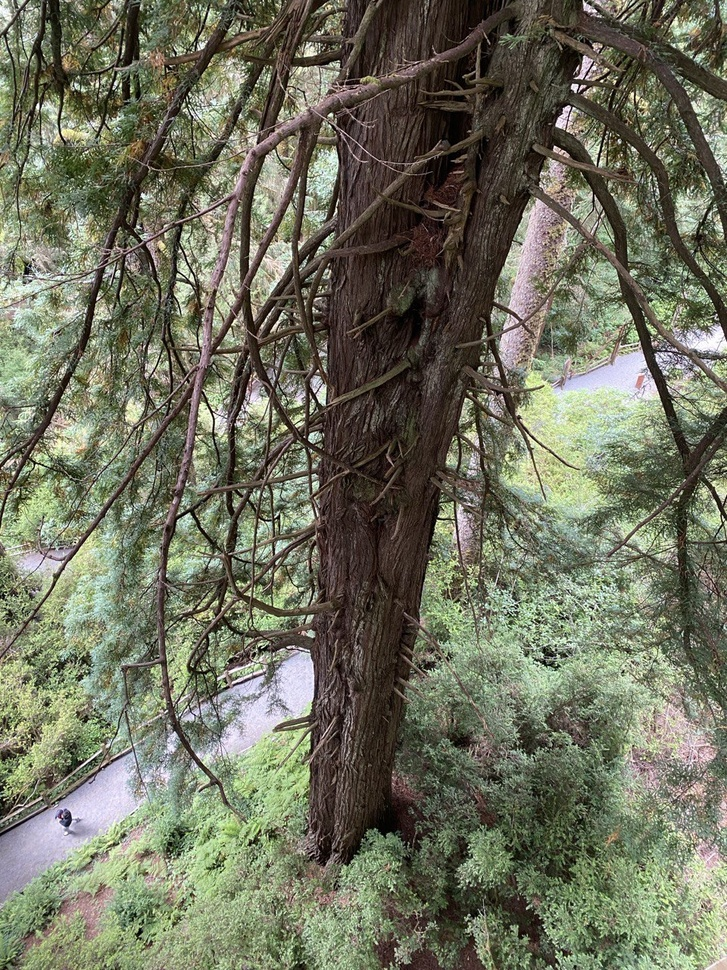
#> input picture Image_brown/image_gr1.jpg, 727 x 970 px, shrunk from 960 x 1280 before the run, found by its file name
$ python brown_trackbar.py
#> lines starting #> are read from the running program, lines starting #| are printed output that depends on the picture; after the words box and inside, x2 and y2 are one past the last pixel; in counts of white or black regions, pixels touching at a corner belong together
import cv2
import numpy as np

def enhance_brown_in_forest(image_path):
    # Load the image
#> called with image_path = 'C:\\vishnu\\image\\image_gr1.jpg'
    image = cv2.imread(image_path)
#> image is the input picture: shape (970, 727, 3); mean B, G, R 93.9, 113, 111
    hsv_image = cv2.cvtColor(image, cv2.COLOR_BGR2HSV)
#> hsv_image: shape (970, 727, 3); mean H, S, V 37, 68.8, 117.8

    # Define the range for brown color (Adjust if necessary)
    lower_brown = np.array([10, 30, 30])
    upper_brown = np.array([25, 255, 200])

    # Create a mask for the brown color
    brown_mask = cv2.inRange(hsv_image, lower_brown, upper_brown)
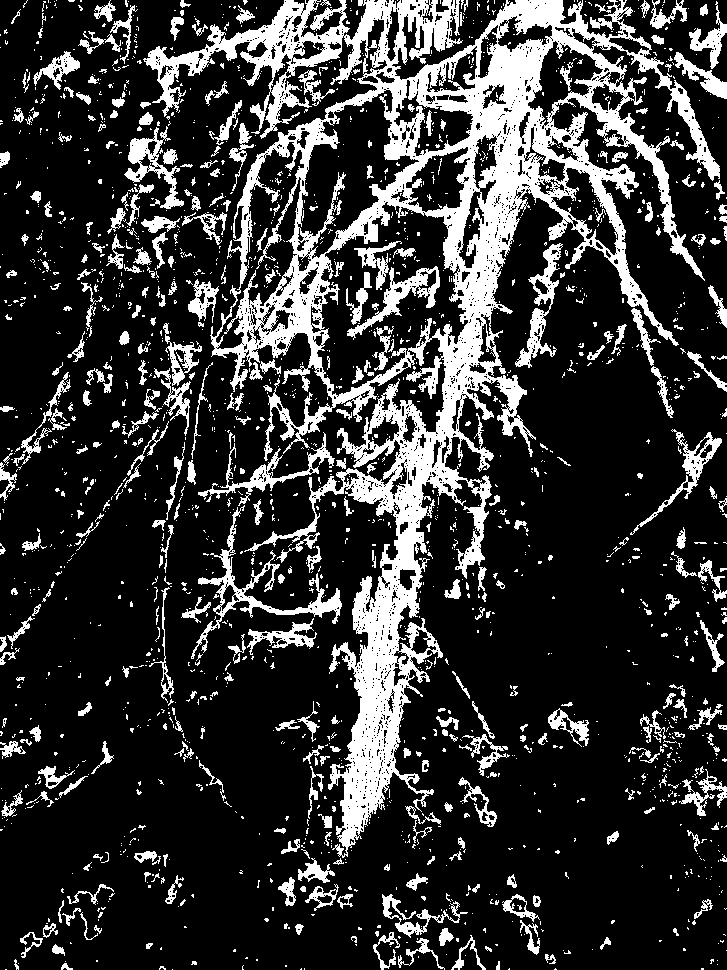
#> brown_mask: shape (970, 727); 20.7% white; 1972 white regions (1587 under 20 px), largest, box (x1, y1, x2, y2) and area: (143, 0, 720, 858) 90530, (191, 505, 342, 659) 2580, (515, 243, 563, 368) 1559

    # Extract the brown areas from the original image
    brown_area = cv2.bitwise_and(hsv_image, hsv_image, mask=brown_mask)
#> brown_area: shape (970, 727, 3); mean H, S, V 3.4, 17.1, 16.3
#> slider 'Saturation' is set to 85
#> slider 'Brightness' is set to 85

    def update_image(x):
        # Get current positions of trackbars
#> called with x = 0
        saturation_value = cv2.getTrackbarPos('Saturation', 'Enhanced Brown Image')
        brightness_value = cv2.getTrackbarPos('Brightness', 'Enhanced Brown Image')

        # Increase saturation and brightness of the brown areas
        hue, saturation, value = cv2.split(brown_area)
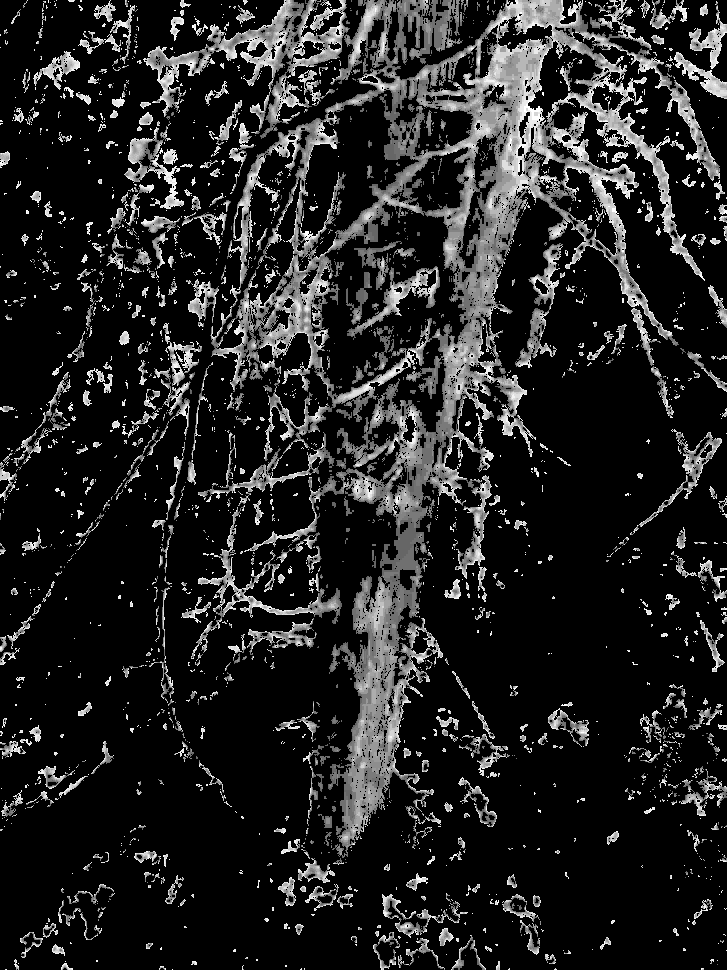
#> hue: shape (970, 727); min 0, max 25, mean 3.4; drawn with min black and max white
        saturation = cv2.add(saturation, saturation_value)  # Increase saturation
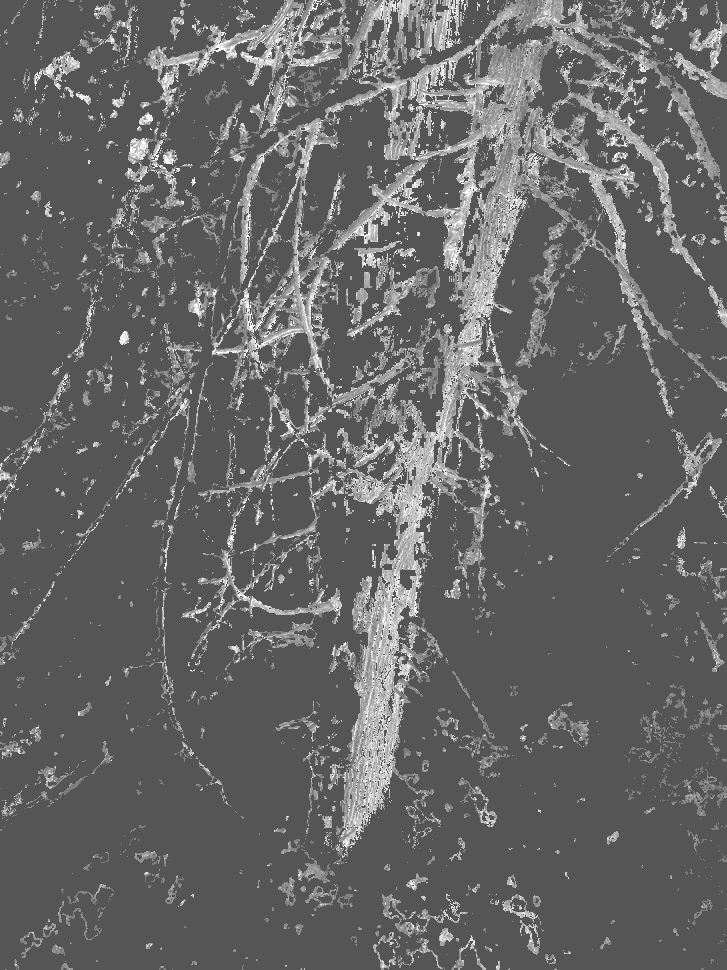
#> saturation: shape (970, 727); min 85, max 255, mean 102
        value = cv2.add(value, brightness_value)  # Increase brightness
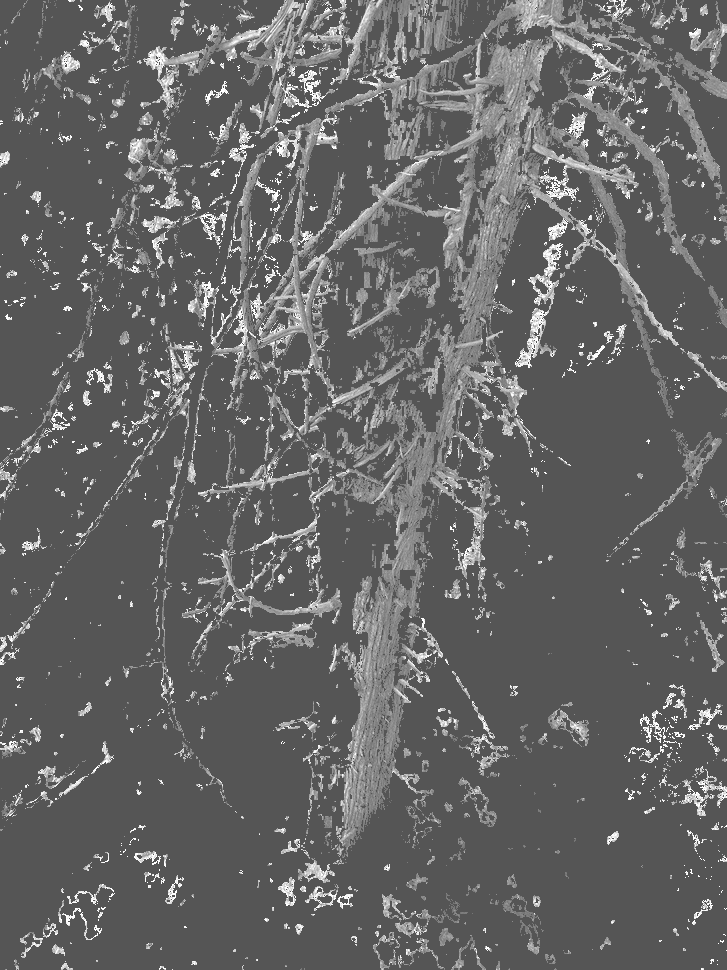
#> value: shape (970, 727); min 85, max 255, mean 101.2

        # Merge the channels back
        enhanced_brown = cv2.merge([hue, saturation, value])
#> enhanced_brown: shape (970, 727, 3); mean H, S, V 3.4, 102, 101.2

        # Convert back to BGR color space
        enhanced_image = cv2.cvtColor(enhanced_brown, cv2.COLOR_HSV2BGR)
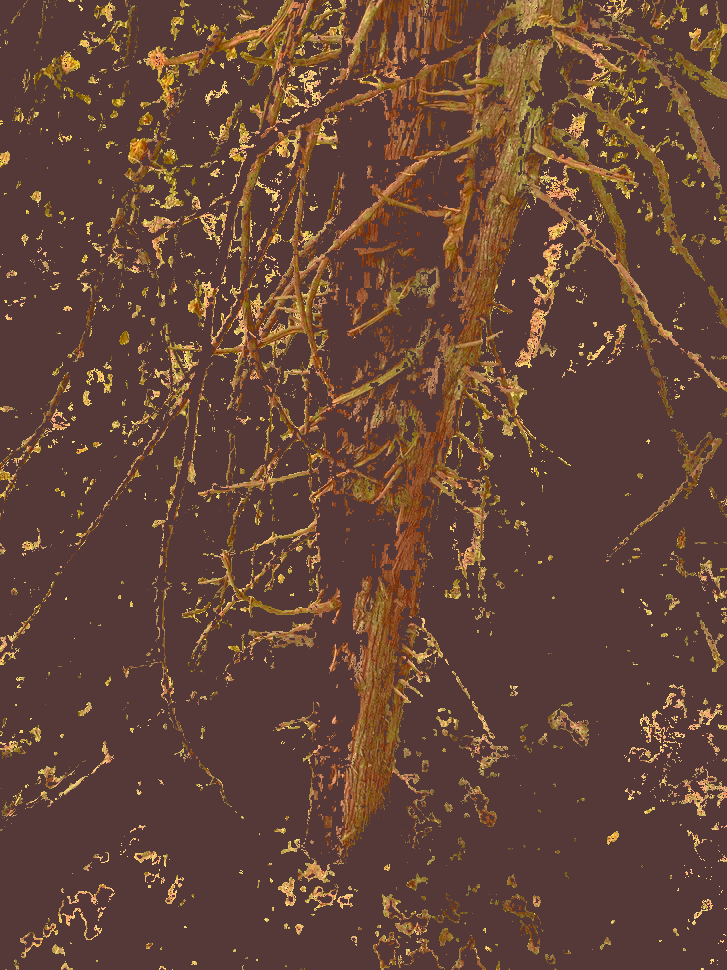
#> enhanced_image: shape (970, 727, 3); mean B, G, R 56.7, 68.6, 101.2

        # Blend the enhanced brown with the original image
        final_image = cv2.addWeighted(image, 0.5, enhanced_image, 0.5, 0)
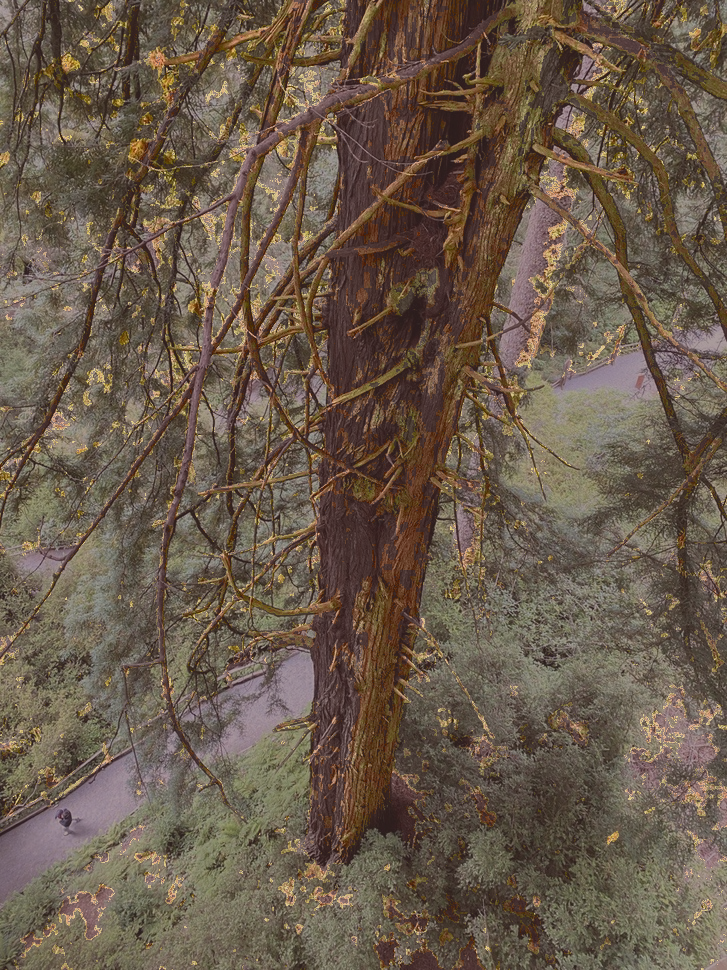
#> final_image: shape (970, 727, 3); mean B, G, R 75.3, 90.8, 106.1

        # Display the final image
        cv2.imshow('Enhanced Brown Image', final_image)

    # Create a window to display the image
    cv2.namedWindow('Enhanced Brown Image')

    # Create trackbars for adjusting saturation and brightness
    cv2.createTrackbar('Saturation', 'Enhanced Brown Image', 0, 255, update_image)
    cv2.createTrackbar('Brightness', 'Enhanced Brown Image', 0, 255, update_image)

    # Call the update_image function once to display the initial image
    update_image(0)

    # Wait until the user presses a key to exit
    cv2.waitKey(0)
    cv2.destroyAllWindows()

# Specify the paths for your images
image_path1 = r'C:\vishnu\image\image_gr1.jpg'

# Enhance and show the brown color in both images
enhance_brown_in_forest(image_path1)

$ run again, with Image_brown/image_gr2.jpg copied over Image_brown/image_gr1.jpg
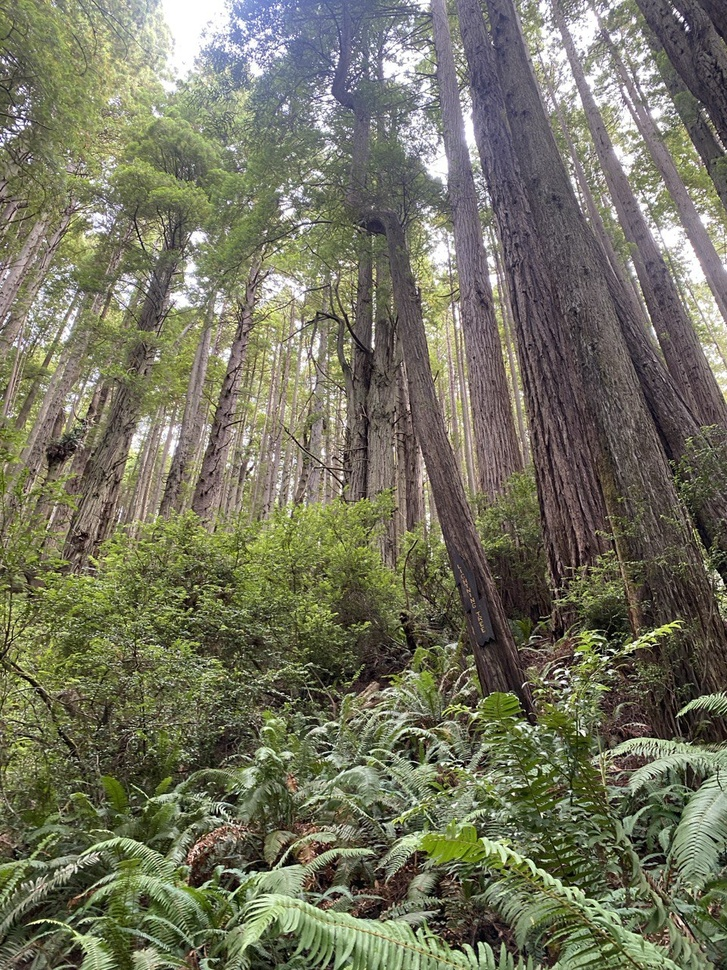
#> input picture Image_brown/image_gr2.jpg, 727 x 970 px, shrunk from 960 x 1280 before the run, found by its file name
#> in enhance_brown_in_forest, image is the input picture: shape (970, 727, 3); mean B, G, R 95.2, 115, 114.8
#> hsv_image: shape (970, 727, 3); mean H, S, V 50.3, 67.2, 120.1
#> in enhance_brown_in_forest, `brown_mask = cv2.inRange(hsv_image, lower_brown, upper_brown)`:
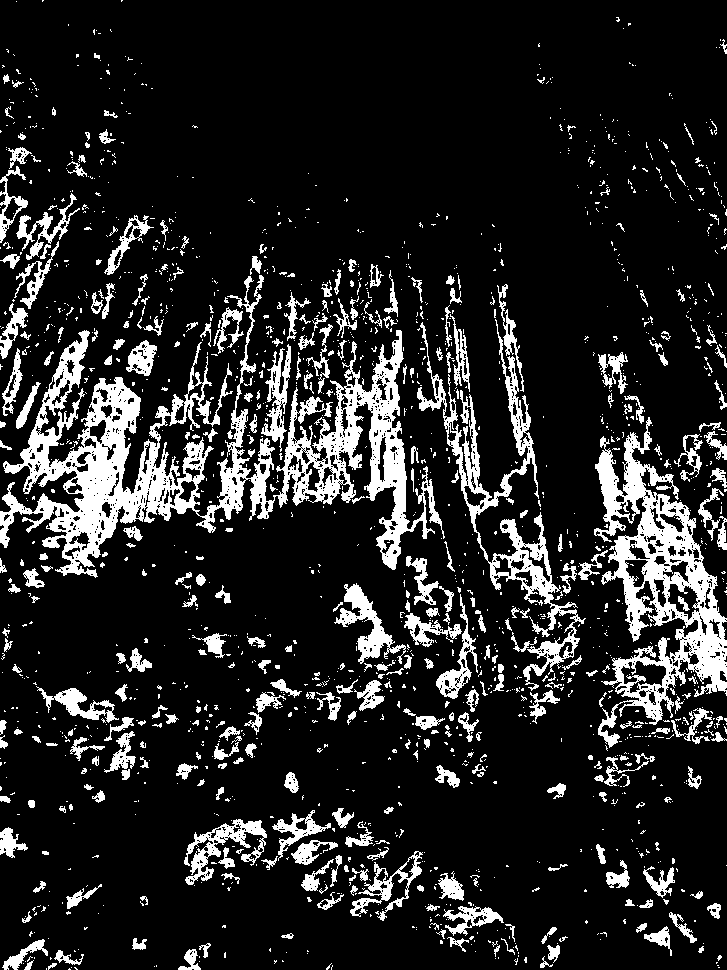
#> brown_mask: shape (970, 727); 14.7% white; 1706 white regions (1349 under 20 px), largest, box (x1, y1, x2, y2) and area: (0, 275, 445, 578) 31147, (594, 417, 727, 748) 14626, (417, 319, 586, 691) 7720
#> brown_area: shape (970, 727, 3); mean H, S, V 2.6, 9.9, 15.2
#> enhanced_brown: shape (970, 727, 3); mean H, S, V 2.6, 94.8, 100
#> in update_image, `final_image = cv2.addWeighted(image, 0.5, enhanced_image, 0.5, 0)`:
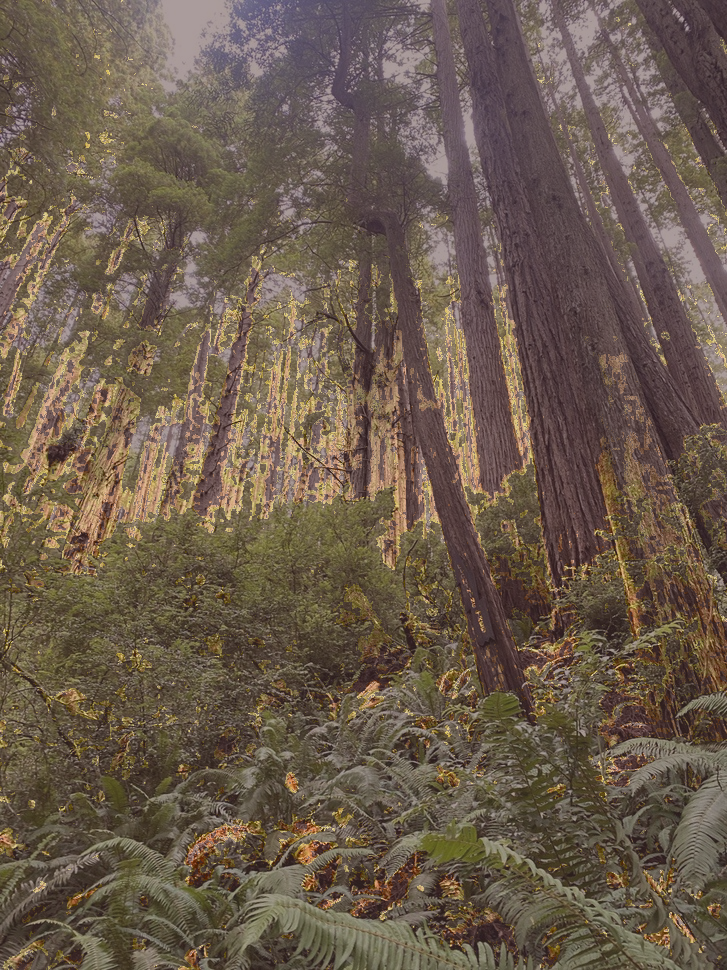
#> final_image: shape (970, 727, 3); mean B, G, R 77.2, 91.9, 107.4
